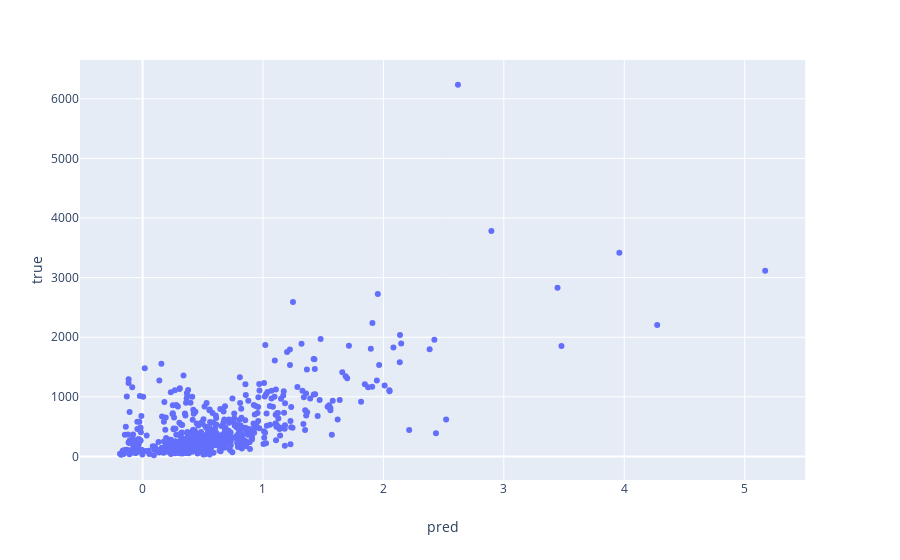

This figure's notebook cell:
### Code cell
fig = px.scatter(pd.DataFrame({'pred': y_pred.flatten(), 'true': y_test.flatten()}), x='pred', y='true')
fig.show()

### Figure 1 — Plotly figure (JSON) as saved in the notebook; plotly's stock layout.template omitted (floating-point values rounded to 4 significant figures; data arrays with more than 128 entries replaced by an {"elided": "..."} marker saying what was removed)
{"data": [{"hoverlabel": {"namelength": 0}, "hovertemplate": "pred=%{x}<br>true=%{y}", "legendgroup": "", "marker": {"color": "#636efa", "symbol": "circle"}, "mode": "markers", "name": "", "showlegend": false, "type": "scatter", "x": {"elided": "600 float values"}, "xaxis": "x", "y": {"elided": "600 float values"}, "yaxis": "y"}], "layout": {"autosize": true, "legend": {"tracegroupgap": 0}, "margin": {"t": 60}, "xaxis": {"anchor": "y", "autorange": true, "domain": [0, 0.98], "range": [-0.507, 5.49], "title": {"text": "pred"}, "type": "linear"}, "yaxis": {"anchor": "x", "autorange": true, "domain": [0, 1], "range": [-389.8, 6645.0], "title": {"text": "true"}, "type": "linear"}}}
